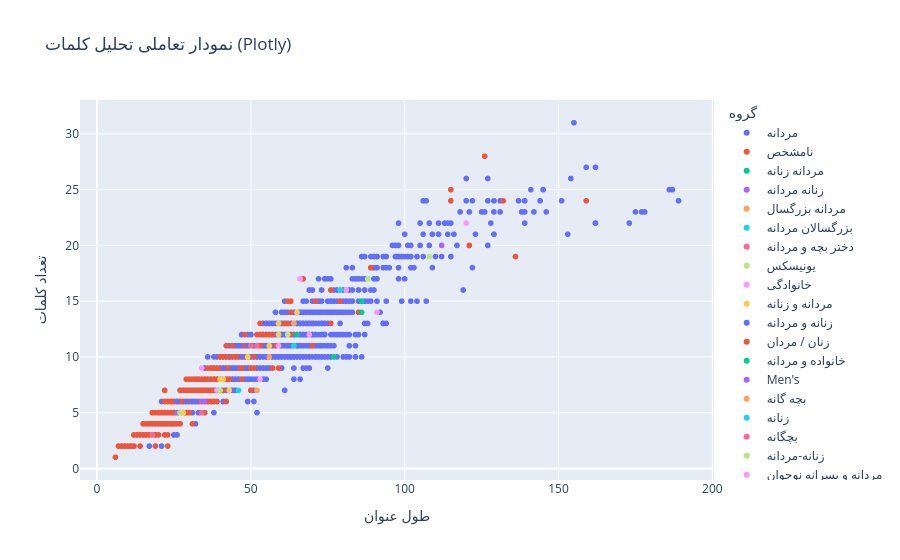

Notebook source saved alongside this figure:
### Markdown cell above
## 📈 Part 2: Data Visualization
To better understand the behavior of the variables and find correlations, we use various plots in this section. Visualization provides us with deeper insights into the dataset.

*This section includes pie charts, box plots (for distribution and outliers), line charts, bar charts, scatter plots, and bubble charts. We also utilized `Plotly` to create interactive visualizations.*

### Code cell
plt.figure(figsize=(10, 5))
plt.plot(df_full['title_len'].reset_index(drop=True))
plt.title(fix_fa("تغییرات طول عنوان در تمام رکوردها"))
plt.xlabel(fix_fa("شماره رکورد"))
plt.ylabel(fix_fa("طول عنوان"))
plt.show()

plt.figure(figsize=(8, 8))
top_groups = df_full['group_fa'].value_counts().head(5)
plt.pie(top_groups, labels=top_groups.index, autopct='%1.1f%%', textprops={'fontsize': 10})
plt.title(fix_fa("توزیع ۵ گروه اصلی کالا"))
plt.show()

plt.figure(figsize=(12, 6))
sns.boxplot(data=df_full, x='group_fa', y='title_len')
plt.xticks(rotation=45, ha='right')
plt.title(fix_fa("بررسی توزیع طول عنوان در گروهها"))
plt.xlabel(fix_fa("گروه کالا"))
plt.ylabel(fix_fa("طول عنوان"))
plt.show()

plt.figure(figsize=(10, 5))
for g in df_full['group_fa'].unique()[:3]:
    subset = df_full[df_full['group_fa'] == g].reset_index()
    plt.plot(subset.index, subset['word_count'].cumsum(), label=g)
plt.legend()
plt.title(fix_fa("نمودار خطی تجمعی تعداد کلمات در ۳ گروه اول"))
plt.xlabel(fix_fa("تعداد رکورد"))
plt.ylabel(fix_fa("مجموع کلمات (Cumulative)"))
plt.show()

if 'color_fa' in df_full.columns:
    top_colors = df_full['color_fa'].value_counts().head(5).index
    ct = pd.crosstab(df_full['group_fa'], df_full['color_fa'])[top_colors].head(5)
    ct.plot(kind='bar', stacked=True, figsize=(12, 6))
    plt.xticks(rotation=45, ha='right')
    plt.title(fix_fa("نمودار میلهای پشتهای: ۵ گروه اول vs ۵ رنگ برتر"))
    plt.legend(title=fix_fa("رنگ"))
    plt.show()

if 'color_fa' in df_full.columns:
    top5_groups = df_full['group_fa'].value_counts().head(5).index
    top5_colors = df_full['color_fa'].value_counts().head(3).index

    grouped_ct = df_full[df_full['group_fa'].isin(top5_groups) & df_full['color_fa'].isin(top5_colors)]
    grouped_ct = grouped_ct.groupby(['group_fa', 'color_fa']).size().unstack(fill_value=0)

    grouped_ct.plot(kind='bar', figsize=(12, 6))
    plt.xticks(rotation=45, ha='right')
    plt.title(fix_fa("نمودار میلهای گروهی: گروه در مقابل رنگ"))
    plt.xlabel(fix_fa("گروه کالا"))
    plt.ylabel(fix_fa("تعداد"))
    plt.legend(title=fix_fa("رنگ"))
    plt.show()


plt.figure(figsize=(10, 6))
sns.scatterplot(
    data=df_full, 
    x='title_len', 
    y='word_count', 
    size='word_count',  
    hue='group_fa', 
    alpha=0.6, 
    sizes=(30, 400)
)
plt.title(fix_fa("نمودار حبابی: طول عنوان در برابر تعداد کلمات"))
plt.xlabel(fix_fa("طول عنوان"))
plt.ylabel(fix_fa("تعداد کلمات"))
plt.legend(bbox_to_anchor=(1.05, 1), loc=2, title=fix_fa("گروه کالا"))
plt.show()


plt.figure(figsize=(12, 6))
sns.barplot(data=df_full, x='group_fa', y='title_len', capsize=.2, errorbar='sd')
plt.xticks(rotation=45, ha='right')
plt.title(fix_fa("نمودار میلهای با Error Bar (میانگین و انحراف معیار طول عنوان)"))
plt.xlabel(fix_fa("گروه کالا"))
plt.ylabel(fix_fa("طول عنوان"))
plt.show()

fig = px.scatter(df_full, x="title_len", y="word_count", color="group", 
                 hover_data=['product'], 
                 labels={"title_len": "طول عنوان", "word_count": "تعداد کلمات", "group": "گروه"},
                 title="نمودار تعاملی تحلیل کلمات (Plotly)")

fig.show()
fig.write_html("interactive_plot_analysis.html")

### Figure 1 — Plotly figure (JSON) as saved in the notebook; plotly's stock layout.template omitted (floating-point values rounded to 4 significant figures; data arrays with more than 128 entries replaced by an {"elided": "..."} marker saying what was removed)
{"data": [{"customdata": {"elided": "2312x1 str values"}, "hovertemplate": "گروه=مردانه<br>طول عنوان=%{x}<br>تعداد کلمات=%{y}<br>product=%{customdata[0]}<extra></extra>", "legendgroup": "مردانه", "marker": {"color": "#636efa", "symbol": "circle"}, "mode": "markers", "name": "مردانه", "showlegend": true, "type": "scattergl", "x": {"elided": "2312 int values"}, "xaxis": "x", "y": {"elided": "2312 int values"}, "yaxis": "y"}, {"customdata": {"elided": "464x1 str values"}, "hovertemplate": "گروه=نامشخص<br>طول عنوان=%{x}<br>تعداد کلمات=%{y}<br>product=%{customdata[0]}<extra></extra>", "legendgroup": "نامشخص", "marker": {"color": "#EF553B", "symbol": "circle"}, "mode": "markers", "name": "نامشخص", "showlegend": true, "type": "scattergl", "x": {"elided": "464 int values"}, "xaxis": "x", "y": {"elided": "464 int values"}, "yaxis": "y"}, {"customdata": [["ست ورزشی"], ["ست بالا و پایین"]], "hovertemplate": "گروه=مردانه زنانه<br>طول عنوان=%{x}<br>تعداد کلمات=%{y}<br>product=%{customdata[0]}<extra></extra>", "legendgroup": "مردانه زنانه", "marker": {"color": "#00cc96", "symbol": "circle"}, "mode": "markers", "name": "مردانه زنانه", "showlegend": true, "type": "scattergl", "x": [86, 86], "xaxis": "x", "y": [15, 14], "yaxis": "y"}, {"customdata": [["ست پیراهن شلوار"], ["تیشرت و شلوار"]], "hovertemplate": "گروه=زنانه مردانه<br>طول عنوان=%{x}<br>تعداد کلمات=%{y}<br>product=%{customdata[0]}<extra></extra>", "legendgroup": "زنانه مردانه", "marker": {"color": "#ab63fa", "symbol": "circle"}, "mode": "markers", "name": "زنانه مردانه", "showlegend": true, "type": "scattergl", "x": [34, 26], "xaxis": "x", "y": [6, 5], "yaxis": "y"}, {"customdata": [["دشداشه"]], "hovertemplate": "گروه=مردانه بزرگسال<br>طول عنوان=%{x}<br>تعداد کلمات=%{y}<br>product=%{customdata[0]}<extra></extra>", "legendgroup": "مردانه بزرگسال", "marker": {"color": "#FFA15A", "symbol": "circle"}, "mode": "markers", "name": "مردانه بزرگسال", "showlegend": true, "type": "scattergl", "x": [56], "xaxis": "x", "y": [10], "yaxis": "y"}, {"customdata": [["ست کت و شلوار"]], "hovertemplate": "گروه=بزرگسالان مردانه<br>طول عنوان=%{x}<br>تعداد کلمات=%{y}<br>product=%{customdata[0]}<extra></extra>", "legendgroup": "بزرگسالان مردانه", "marker": {"color": "#19d3f3", "symbol": "circle"}, "mode": "markers", "name": "بزرگسالان مردانه", "showlegend": true, "type": "scattergl", "x": [79], "xaxis": "x", "y": [16], "yaxis": "y"}, {"customdata": [["ست حمام"]], "hovertemplate": "گروه=دختر بچه و مردانه<br>طول عنوان=%{x}<br>تعداد کلمات=%{y}<br>product=%{customdata[0]}<extra></extra>", "legendgroup": "دختر بچه و مردانه", "marker": {"color": "#FF6692", "symbol": "circle"}, "mode": "markers", "name": "دختر بچه و مردانه", "showlegend": true, "type": "scattergl", "x": [52], "xaxis": "x", "y": [11], "yaxis": "y"}, {"customdata": [["نیم زیپ"], ["ست حمام و حوله"], ["ست حمام"]], "hovertemplate": "گروه=یونیسکس<br>طول عنوان=%{x}<br>تعداد کلمات=%{y}<br>product=%{customdata[0]}<extra></extra>", "legendgroup": "یونیسکس", "marker": {"color": "#B6E880", "symbol": "circle"}, "mode": "markers", "name": "یونیسکس", "showlegend": true, "type": "scattergl", "x": [27, 108, 62], "xaxis": "x", "y": [5, 19, 12], "yaxis": "y"}, {"customdata": [["ست"], ["ست روپوش"], ["ست حمام"], ["ست روپوش"], ["ست هودی شلوار"], ["ست حمام خانوادگی"]], "hovertemplate": "گروه=خانوادگی<br>طول عنوان=%{x}<br>تعداد کلمات=%{y}<br>product=%{customdata[0]}<extra></extra>", "legendgroup": "خانوادگی", "marker": {"color": "#FF97FF", "symbol": "circle"}, "mode": "markers", "name": "خانوادگی", "showlegend": true, "type": "scattergl", "x": [53, 120, 69, 91, 39, 81], "xaxis": "x", "y": [8, 22, 12, 14, 7, 16], "yaxis": "y"}, {"customdata": [["ست پیراهن و شلوار"], ["ست هودی"], ["ست سه تکه ژاکت، شلوار و کمربند"], ["ست هودی و شلوار تانک"], ["تیشرت کلاه دار"], ["ست تیشرت و شلوارک اسپورت خارجی"], ["ست دورس"]], "hovertemplate": "گروه=مردانه و زنانه<br>طول عنوان=%{x}<br>تعداد کلمات=%{y}<br>product=%{customdata[0]}<extra></extra>", "legendgroup": "مردانه و زنانه", "marker": {"color": "#FECB52", "symbol": "circle"}, "mode": "markers", "name": "مردانه و زنانه", "showlegend": true, "type": "scattergl", "x": [56, 41, 65, 59, 43, 45, 40], "xaxis": "x", "y": [11, 8, 14, 13, 7, 9, 8], "yaxis": "y"}, {"customdata": [["تیشرت و شلوارک نخ پنبه"], ["ست دورس"], ["ست تیشرت شلوار"], ["ست تیشرت شلوار اسلش"], ["تاپ شلوارک اسپورت"], ["ست هودی شلوار"], ["ست بلوز و شلوار اسلش و بگ"], ["ست هودی و شلوار"], ["تدی"]], "hovertemplate": "گروه=زنانه و مردانه<br>طول عنوان=%{x}<br>تعداد کلمات=%{y}<br>product=%{customdata[0]}<extra></extra>", "legendgroup": "زنانه و مردانه", "marker": {"color": "#636efa", "symbol": "circle"}, "mode": "markers", "name": "زنانه و مردانه", "showlegend": true, "type": "scattergl", "x": [47, 31, 29, 44, 32, 45, 56, 41, 49], "xaxis": "x", "y": [10, 6, 6, 9, 6, 9, 13, 9, 11], "yaxis": "y"}, {"customdata": [["ست حمام"]], "hovertemplate": "گروه=زنان / مردان<br>طول عنوان=%{x}<br>تعداد کلمات=%{y}<br>product=%{customdata[0]}<extra></extra>", "legendgroup": "زنان / مردان", "marker": {"color": "#EF553B", "symbol": "circle"}, "mode": "markers", "name": "زنان / مردان", "showlegend": true, "type": "scattergl", "x": [126], "xaxis": "x", "y": [28], "yaxis": "y"}, {"customdata": [["ست خانواده"]], "hovertemplate": "گروه=خانواده و مردانه<br>طول عنوان=%{x}<br>تعداد کلمات=%{y}<br>product=%{customdata[0]}<extra></extra>", "legendgroup": "خانواده و مردانه", "marker": {"color": "#00cc96", "symbol": "circle"}, "mode": "markers", "name": "خانواده و مردانه", "showlegend": true, "type": "scattergl", "x": [65], "xaxis": "x", "y": [12], "yaxis": "y"}, {"customdata": [["ست پیژامه و لباس خواب"]], "hovertemplate": "گروه=Men's<br>طول عنوان=%{x}<br>تعداد کلمات=%{y}<br>product=%{customdata[0]}<extra></extra>", "legendgroup": "Men's", "marker": {"color": "#ab63fa", "symbol": "circle"}, "mode": "markers", "name": "Men's", "showlegend": true, "type": "scattergl", "x": [112], "xaxis": "x", "y": [20], "yaxis": "y"}, {"customdata": [["ست روپوش Ocean"]], "hovertemplate": "گروه=بچه گانه<br>طول عنوان=%{x}<br>تعداد کلمات=%{y}<br>product=%{customdata[0]}<extra></extra>", "legendgroup": "بچه گانه", "marker": {"color": "#FFA15A", "symbol": "circle"}, "mode": "markers", "name": "بچه گانه", "showlegend": true, "type": "scattergl", "x": [64], "xaxis": "x", "y": [13], "yaxis": "y"}, {"customdata": [["صندل"], ["سویشرت ورزشی"]], "hovertemplate": "گروه=زنانه<br>طول عنوان=%{x}<br>تعداد کلمات=%{y}<br>product=%{customdata[0]}<extra></extra>", "legendgroup": "زنانه", "marker": {"color": "#19d3f3", "symbol": "circle"}, "mode": "markers", "name": "زنانه", "showlegend": true, "type": "scattergl", "x": [34, 64], "xaxis": "x", "y": [5, 11], "yaxis": "y"}, {"customdata": [["دشداشه"], ["تیشرت شلوارک بیسکویتی"]], "hovertemplate": "گروه=بچگانه<br>طول عنوان=%{x}<br>تعداد کلمات=%{y}<br>product=%{customdata[0]}<extra></extra>", "legendgroup": "بچگانه", "marker": {"color": "#FF6692", "symbol": "circle"}, "mode": "markers", "name": "بچگانه", "showlegend": true, "type": "scattergl", "x": [18, 34], "xaxis": "x", "y": [3, 5], "yaxis": "y"}, {"customdata": [["ست بالا و پایین"]], "hovertemplate": "گروه=زنانه-مردانه<br>طول عنوان=%{x}<br>تعداد کلمات=%{y}<br>product=%{customdata[0]}<extra></extra>", "legendgroup": "زنانه-مردانه", "marker": {"color": "#B6E880", "symbol": "circle"}, "mode": "markers", "name": "زنانه-مردانه", "showlegend": true, "type": "scattergl", "x": [40], "xaxis": "x", "y": [7], "yaxis": "y"}, {"customdata": [["سویشرت بیسبالی"]], "hovertemplate": "گروه=مردانه و پسرانه نوجوان<br>طول عنوان=%{x}<br>تعداد کلمات=%{y}<br>product=%{customdata[0]}<extra></extra>", "legendgroup": "مردانه و پسرانه نوجوان", "marker": {"color": "#FF97FF", "symbol": "circle"}, "mode": "markers", "name": "مردانه و پسرانه نوجوان", "showlegend": true, "type": "scattergl", "x": [59], "xaxis": "x", "y": [11], "yaxis": "y"}, {"customdata": [["ست کت و شلوار لی و تیشرت"], ["ست تیشرت شلوار"], ["ست تاپ شلوارک"], ["ست اسپرت تاپ و شلوارک"]], "hovertemplate": "گروه=مردانه و پسرانه<br>طول عنوان=%{x}<br>تعداد کلمات=%{y}<br>product=%{customdata[0]}<extra></extra>", "legendgroup": "مردانه و پسرانه", "marker": {"color": "#FECB52", "symbol": "circle"}, "mode": "markers", "name": "مردانه و پسرانه", "showlegend": true, "type": "scattergl", "x": [49, 41, 28, 37], "xaxis": "x", "y": [10, 8, 5, 8], "yaxis": "y"}, {"customdata": [["ست بلوز شلوار"]], "hovertemplate": "گروه=آقایان<br>طول عنوان=%{x}<br>تعداد کلمات=%{y}<br>product=%{customdata[0]}<extra></extra>", "legendgroup": "آقایان", "marker": {"color": "#636efa", "symbol": "circle"}, "mode": "markers", "name": "آقایان", "showlegend": true, "type": "scattergl", "x": [91], "xaxis": "x", "y": [19], "yaxis": "y"}, {"customdata": [["ست سوییشرت"]], "hovertemplate": "گروه=دونفره<br>طول عنوان=%{x}<br>تعداد کلمات=%{y}<br>product=%{customdata[0]}<extra></extra>", "legendgroup": "دونفره", "marker": {"color": "#EF553B", "symbol": "circle"}, "mode": "markers", "name": "دونفره", "showlegend": true, "type": "scattergl", "x": [37], "xaxis": "x", "y": [8], "yaxis": "y"}, {"customdata": [["ست حمام مردانه"]], "hovertemplate": "گروه=مردانه, خانوادگی<br>طول عنوان=%{x}<br>تعداد کلمات=%{y}<br>product=%{customdata[0]}<extra></extra>", "legendgroup": "مردانه, خانوادگی", "marker": {"color": "#00cc96", "symbol": "circle"}, "mode": "markers", "name": "مردانه, خانوادگی", "showlegend": true, "type": "scattergl", "x": [77], "xaxis": "x", "y": [10], "yaxis": "y"}, {"customdata": [["تاپ شلوارک"]], "hovertemplate": "گروه=تینیجری<br>طول عنوان=%{x}<br>تعداد کلمات=%{y}<br>product=%{customdata[0]}<extra></extra>", "legendgroup": "تینیجری", "marker": {"color": "#ab63fa", "symbol": "circle"}, "mode": "markers", "name": "تینیجری", "showlegend": true, "type": "scattergl", "x": [35], "xaxis": "x", "y": [6], "yaxis": "y"}, {"customdata": [["Pijama Takımı"]], "hovertemplate": "گروه=Erkek<br>طول عنوان=%{x}<br>تعداد کلمات=%{y}<br>product=%{customdata[0]}<extra></extra>", "legendgroup": "Erkek", "marker": {"color": "#FFA15A", "symbol": "circle"}, "mode": "markers", "name": "Erkek", "showlegend": true, "type": "scattergl", "x": [52], "xaxis": "x", "y": [7], "yaxis": "y"}, {"customdata": [["ست هودی و شلوار"]], "hovertemplate": "گروه=پسرانه<br>طول عنوان=%{x}<br>تعداد کلمات=%{y}<br>product=%{customdata[0]}<extra></extra>", "legendgroup": "پسرانه", "marker": {"color": "#19d3f3", "symbol": "circle"}, "mode": "markers", "name": "پسرانه", "showlegend": true, "type": "scattergl", "x": [46], "xaxis": "x", "y": [7], "yaxis": "y"}, {"customdata": [["ست حمام"]], "hovertemplate": "گروه=بچه<br>طول عنوان=%{x}<br>تعداد کلمات=%{y}<br>product=%{customdata[0]}<extra></extra>", "legendgroup": "بچه", "marker": {"color": "#FF6692", "symbol": "circle"}, "mode": "markers", "name": "بچه", "showlegend": true, "type": "scattergl", "x": [50], "xaxis": "x", "y": [11], "yaxis": "y"}, {"customdata": [["ست تی شرت و شلوار راحتی"]], "hovertemplate": "گروه=مردان و زنان<br>طول عنوان=%{x}<br>تعداد کلمات=%{y}<br>product=%{customdata[0]}<extra></extra>", "legendgroup": "مردان و زنان", "marker": {"color": "#B6E880", "symbol": "circle"}, "mode": "markers", "name": "مردان و زنان", "showlegend": true, "type": "scattergl", "x": [88], "xaxis": "x", "y": [17], "yaxis": "y"}, {"customdata": [["ست کاپلی تیشرت و شلوارک"], ["ست تیشرت و شلوارک"]], "hovertemplate": "گروه=زن و مرد<br>طول عنوان=%{x}<br>تعداد کلمات=%{y}<br>product=%{customdata[0]}<extra></extra>", "legendgroup": "زن و مرد", "marker": {"color": "#FF97FF", "symbol": "circle"}, "mode": "markers", "name": "زن و مرد", "showlegend": true, "type": "scattergl", "x": [66, 34], "xaxis": "x", "y": [17, 9], "yaxis": "y"}, {"customdata": [["ست حمام"]], "hovertemplate": "گروه=مردانه 3-4 ساله<br>طول عنوان=%{x}<br>تعداد کلمات=%{y}<br>product=%{customdata[0]}<extra></extra>", "legendgroup": "مردانه 3-4 ساله", "marker": {"color": "#FECB52", "symbol": "circle"}, "mode": "markers", "name": "مردانه 3-4 ساله", "showlegend": true, "type": "scattergl", "x": [59], "xaxis": "x", "y": [12], "yaxis": "y"}, {"customdata": [["ست هودی شلوار"]], "hovertemplate": "گروه=زوج<br>طول عنوان=%{x}<br>تعداد کلمات=%{y}<br>product=%{customdata[0]}<extra></extra>", "legendgroup": "زوج", "marker": {"color": "#636efa", "symbol": "circle"}, "mode": "markers", "name": "زوج", "showlegend": true, "type": "scattergl", "x": [26], "xaxis": "x", "y": [6], "yaxis": "y"}, {"customdata": [["تاپ شلوارک"]], "hovertemplate": "گروه=بزرگسال مردانه<br>طول عنوان=%{x}<br>تعداد کلمات=%{y}<br>product=%{customdata[0]}<extra></extra>", "legendgroup": "بزرگسال مردانه", "marker": {"color": "#EF553B", "symbol": "circle"}, "mode": "markers", "name": "بزرگسال مردانه", "showlegend": true, "type": "scattergl", "x": [25], "xaxis": "x", "y": [4], "yaxis": "y"}], "layout": {"legend": {"title": {"text": "گروه"}, "tracegroupgap": 0}, "title": {"text": "نمودار تعاملی تحلیل کلمات (Plotly)"}, "xaxis": {"anchor": "y", "domain": [0, 1], "title": {"text": "طول عنوان"}}, "yaxis": {"anchor": "x", "domain": [0, 1], "title": {"text": "تعداد کلمات"}}}}
